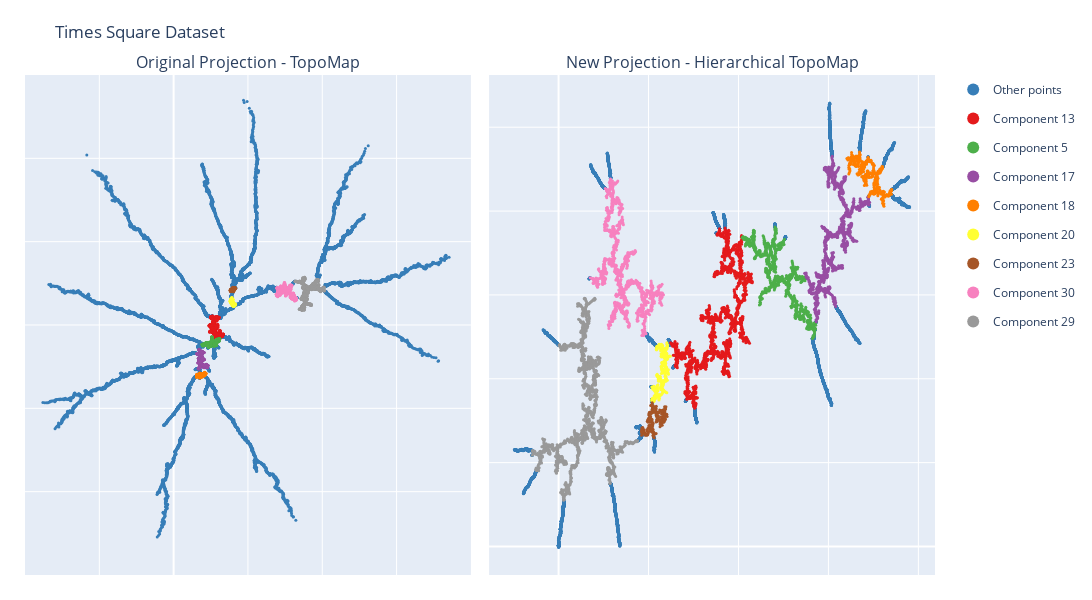

The notebook cell saved with this chart:
### Code cell
fig = plot_topomap_comparison_plotly_highlight(proj_topomap_times, proj_hier_times, 
                                               components_to_highligth, df_comp_times)
fig.update_layout(height=600, width=1200, title='Times Square Dataset', 
                  legend= {'itemsizing': 'constant'},
                  xaxis=dict(range=[-400, 800],showticklabels=False), 
                  yaxis=dict(range=[20400,21600],showticklabels=False),
                  xaxis2=dict(showticklabels=False), 
                  yaxis2=dict(showticklabels=False)
                  )
fig.show()

### Figure 1 — Plotly figure (JSON) as saved in the notebook; plotly's stock layout.template omitted (floating-point values rounded to 4 significant figures; data arrays with more than 128 entries replaced by an {"elided": "..."} marker saying what was removed)
{"data": [{"legendgroup": "Other points", "marker": {"color": "#377eb8", "size": 3}, "mode": "markers", "name": "Other points", "type": "scatter", "x": {"elided": "11470 float values"}, "xaxis": "x", "y": {"elided": "11470 float values"}, "yaxis": "y"}, {"legendgroup": "Component 13", "marker": {"color": "#e41a1c", "size": 3}, "mode": "markers", "name": "Component 13", "type": "scatter", "x": {"elided": "1384 float values"}, "xaxis": "x", "y": {"elided": "1384 float values"}, "yaxis": "y"}, {"legendgroup": "Component 5", "marker": {"color": "#4daf4a", "size": 3}, "mode": "markers", "name": "Component 5", "type": "scatter", "x": {"elided": "782 float values"}, "xaxis": "x", "y": {"elided": "782 float values"}, "yaxis": "y"}, {"legendgroup": "Component 17", "marker": {"color": "#984ea3", "size": 3}, "mode": "markers", "name": "Component 17", "type": "scatter", "x": {"elided": "828 float values"}, "xaxis": "x", "y": {"elided": "828 float values"}, "yaxis": "y"}, {"legendgroup": "Component 18", "marker": {"color": "#ff7f00", "size": 3}, "mode": "markers", "name": "Component 18", "type": "scatter", "x": {"elided": "336 float values"}, "xaxis": "x", "y": {"elided": "336 float values"}, "yaxis": "y"}, {"legendgroup": "Component 20", "marker": {"color": "#ffff33", "size": 3}, "mode": "markers", "name": "Component 20", "type": "scatter", "x": {"elided": "263 float values"}, "xaxis": "x", "y": {"elided": "263 float values"}, "yaxis": "y"}, {"legendgroup": "Component 23", "marker": {"color": "#a65628", "size": 3}, "mode": "markers", "name": "Component 23", "type": "scatter", "x": {"elided": "192 float values"}, "xaxis": "x", "y": {"elided": "192 float values"}, "yaxis": "y"}, {"legendgroup": "Component 30", "marker": {"color": "#f781bf", "size": 3}, "mode": "markers", "name": "Component 30", "type": "scatter", "x": {"elided": "883 float values"}, "xaxis": "x", "y": {"elided": "883 float values"}, "yaxis": "y"}, {"legendgroup": "Component 29", "marker": {"color": "#999999", "size": 3}, "mode": "markers", "name": "Component 29", "type": "scatter", "x": {"elided": "1382 float values"}, "xaxis": "x", "y": {"elided": "1382 float values"}, "yaxis": "y"}, {"legendgroup": "Other points", "marker": {"color": "#377eb8", "size": 3}, "mode": "markers", "name": "Other points", "showlegend": false, "type": "scatter", "x": {"elided": "11470 float values"}, "xaxis": "x2", "y": {"elided": "11470 float values"}, "yaxis": "y2"}, {"legendgroup": "Component 13", "marker": {"color": "#e41a1c", "size": 3}, "mode": "markers", "name": "Component 13", "showlegend": false, "type": "scatter", "x": {"elided": "1384 float values"}, "xaxis": "x2", "y": {"elided": "1384 float values"}, "yaxis": "y2"}, {"legendgroup": "Component 5", "marker": {"color": "#4daf4a", "size": 3}, "mode": "markers", "name": "Component 5", "showlegend": false, "type": "scatter", "x": {"elided": "782 float values"}, "xaxis": "x2", "y": {"elided": "782 float values"}, "yaxis": "y2"}, {"legendgroup": "Component 17", "marker": {"color": "#984ea3", "size": 3}, "mode": "markers", "name": "Component 17", "showlegend": false, "type": "scatter", "x": {"elided": "828 float values"}, "xaxis": "x2", "y": {"elided": "828 float values"}, "yaxis": "y2"}, {"legendgroup": "Component 18", "marker": {"color": "#ff7f00", "size": 3}, "mode": "markers", "name": "Component 18", "showlegend": false, "type": "scatter", "x": {"elided": "336 float values"}, "xaxis": "x2", "y": {"elided": "336 float values"}, "yaxis": "y2"}, {"legendgroup": "Component 20", "marker": {"color": "#ffff33", "size": 3}, "mode": "markers", "name": "Component 20", "showlegend": false, "type": "scatter", "x": {"elided": "263 float values"}, "xaxis": "x2", "y": {"elided": "263 float values"}, "yaxis": "y2"}, {"legendgroup": "Component 23", "marker": {"color": "#a65628", "size": 3}, "mode": "markers", "name": "Component 23", "showlegend": false, "type": "scatter", "x": {"elided": "192 float values"}, "xaxis": "x2", "y": {"elided": "192 float values"}, "yaxis": "y2"}, {"legendgroup": "Component 30", "marker": {"color": "#f781bf", "size": 3}, "mode": "markers", "name": "Component 30", "showlegend": false, "type": "scatter", "x": {"elided": "883 float values"}, "xaxis": "x2", "y": {"elided": "883 float values"}, "yaxis": "y2"}, {"legendgroup": "Component 29", "marker": {"color": "#999999", "size": 3}, "mode": "markers", "name": "Component 29", "showlegend": false, "type": "scatter", "x": {"elided": "1382 float values"}, "xaxis": "x2", "y": {"elided": "1382 float values"}, "yaxis": "y2"}], "layout": {"annotations": [{"font": {"size": 16}, "showarrow": false, "text": "Original Projection - TopoMap", "x": 0.245, "xanchor": "center", "xref": "paper", "y": 1, "yanchor": "bottom", "yref": "paper"}, {"font": {"size": 16}, "showarrow": false, "text": "New Projection - Hierarchical TopoMap", "x": 0.755, "xanchor": "center", "xref": "paper", "y": 1, "yanchor": "bottom", "yref": "paper"}], "height": 600, "legend": {"itemsizing": "constant"}, "margin": {"b": 25, "l": 25, "r": 25, "t": 75}, "title": {"text": "Times Square Dataset"}, "width": 1200, "xaxis": {"anchor": "y", "domain": [0, 0.49], "range": [-400, 800], "showticklabels": false}, "xaxis2": {"anchor": "y2", "domain": [0.51, 1], "showticklabels": false}, "yaxis": {"anchor": "x", "domain": [0, 1], "range": [20400, 21600], "showticklabels": false}, "yaxis2": {"anchor": "x2", "domain": [0, 1], "showticklabels": false}}}
